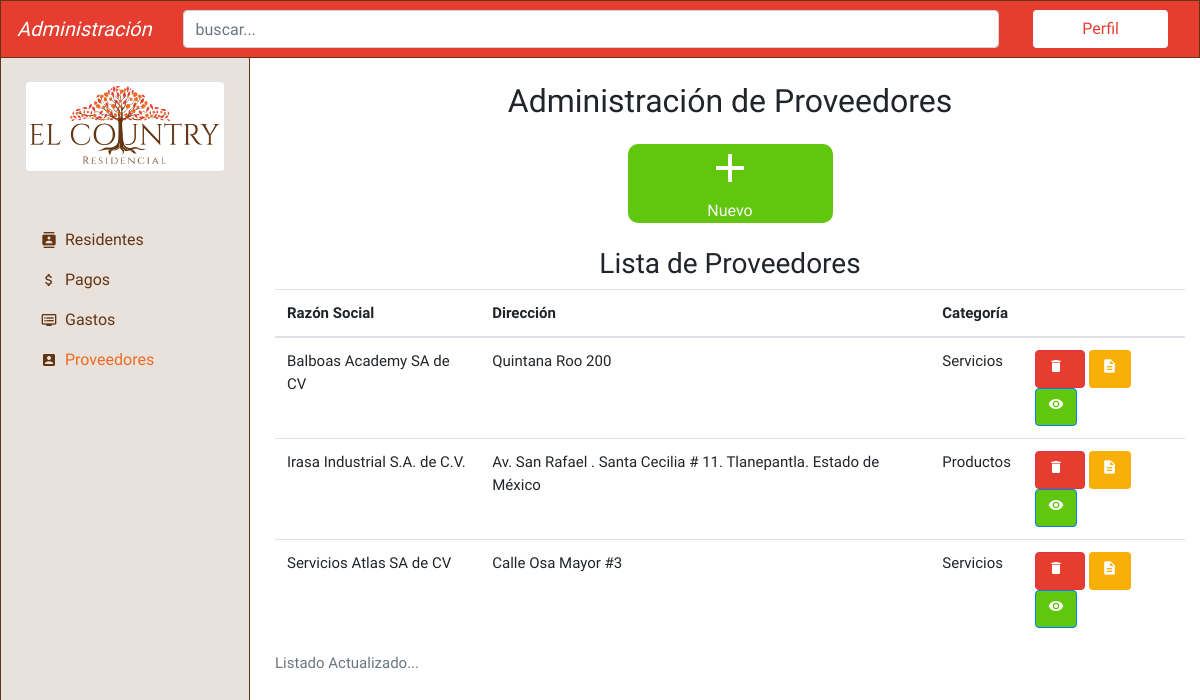
The page /providers/ on the database as committed earlier.
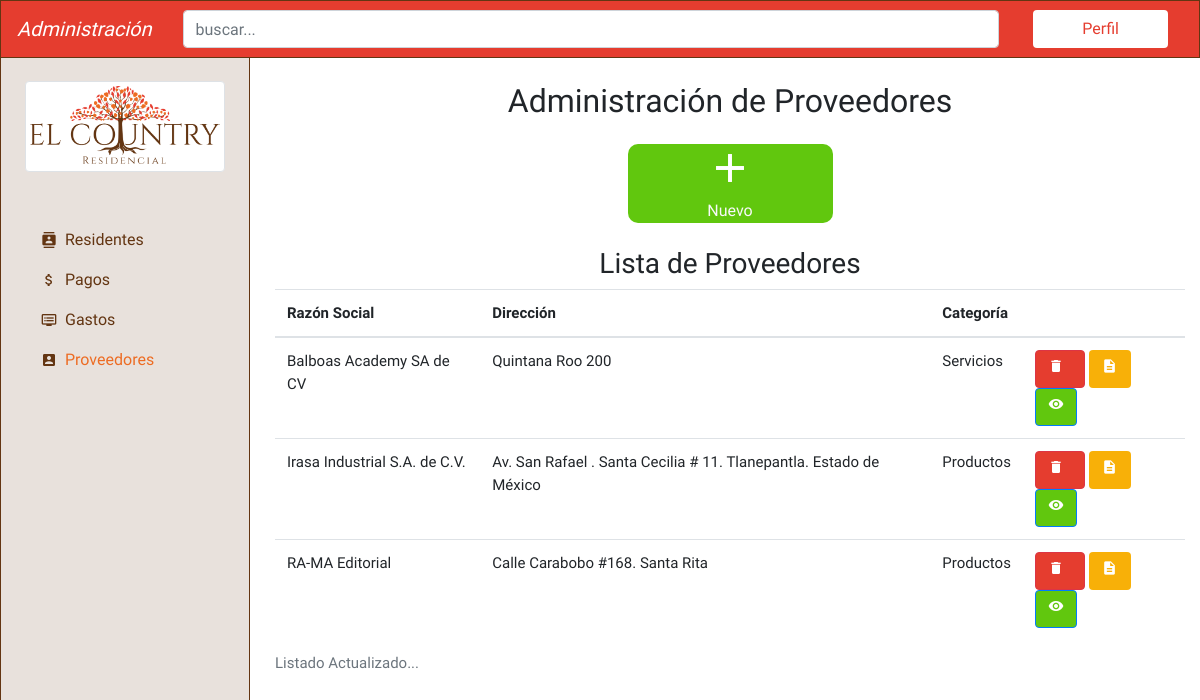
The same page on the database as committed later.
### providers/models.py (models this page shows, shortened)
class Providers(models.Model):
    register_id = models.AutoField(primary_key=True, verbose_name="id de registro")
    description = models.CharField(max_length=200, verbose_name="razón social")
    rfc = models.CharField(max_length=30, verbose_name="Número de RFC")
    address = models.CharField(max_length=200, verbose_name="dirección")
    category = models.CharField(max_length=50, verbose_name="Categoría")
    phone = models.CharField(max_length=50, verbose_name="número telefónico")
    email = models.EmailField(verbose_name="correo electrónico")
    registered = models.DateTimeField(auto_now_add=True, verbose_name="fecha de registro")
    class Meta:
        verbose_name = "Proveedor"
        verbose_name_plural = "Proveedores"
        ordering = ['description']

### providers/views.py (the view)
# urls.py: path('', ProvidersListView.as_view(), name='providers'),
class ProvidersListView(ListView):
    model = Providers

### providers/templates/providers/providers_list.html
{% extends 'core/base.html' %}{%block title%}Proveedores{% endblock %}{% block content %}
<main class="pt-4">
    <div class="container">
        <h2 class="text-center mb-4">Administración de Proveedores</h2>
        <div class="row text-center panel justify-content-center align-middle">
            <div class="col-lg-3 col-md-6 col-12">
                <div class="boton bg-success d-flex align-items-center justify-content-center">
                    <a href="{% url 'providers:create' %}" class="text-light">
                        <i class="material-icons">add</i>
                        <p class="m-0">Nuevo</p>
                    </a>
                </div>
            </div>
        </div>
        <h3 class="text-center mt-4">Lista de Proveedores</h3>
        <table class="table">
            <caption>Listado Actualizado...</caption>
            <thead>
                <tr>
                    <th scope="col">Razón Social</th>
                    <th scope="col">Dirección</th>
                    <th scope="col">Categoría</th>
                    <th></th>
                </tr>
            </thead>
            <tbody>
                {% if providers_list %} {% for provider in providers_list %}
                <tr>
                    <td>{{ provider.description}}</td>
                    <td>{{ provider.address}}</td>
                    <td>{{ provider.category}}</td>
                    <td>
                        <a data-toggle="tooltip" data-placement="top" title="Eliminar Proveedor" href="{% url 'providers:delete' provider.register_id%}" class="btn btn-danger"><i class="material-icons mr-2">delete</i></a>
                        <a data-toggle="tooltip" data-placement="top" title="Editar Proveedor" href="{% url 'providers:update' provider.register_id %}" class="btn btn-edit"><i class="material-icons">description</i></a>
                        <a data-toggle="tooltip" data-placement="top" title="Detalles de Proveedor" href="{% url 'providers:provider' provider.register_id %}" class="btn btn-primary"><i class="material-icons">visibility</i></a>
                    </td>
                </tr>
                {% endfor %} {% endif %}
            </tbody>
        </table>
    </div>
</main>
{% endblock %}

Rows that differ between the two databases and show on the page:
removed Providers: description "Servicios Atlas SA de CV", address "Calle Osa Mayor #3", category "Servicios"
added Providers: description "RA-MA Editorial", address "Calle Carabobo #168. Santa Rita", category "Productos"
